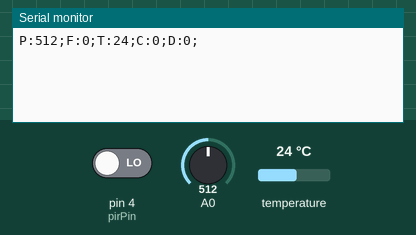
This sketch was run on a simulated Arduino Uno, built with avr-gcc and run on an emulated ATmega328P. Parts: the last lines printed to the serial monitor. Inputs (shaded band) come from the test bench; at power-on: temperature 24 °C, A0 = 512, pin 4 (pirPin) LOW.

Above: at 5.5 s.
5.6 s: temperature set to 12 °C
At 5.6 s:
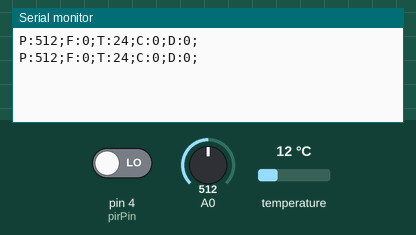
9.5 s: A0 set to 716
At 11.5 s:
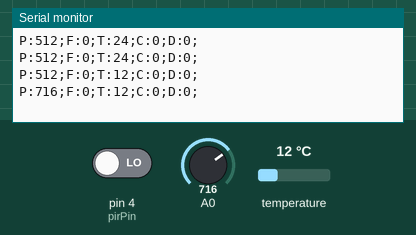
13.4 s: pin 4 (pirPin) driven HIGH
At 17.1 s:
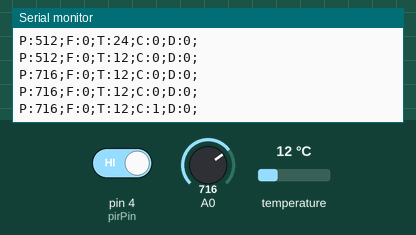
17.3 s: temperature set to 19 °C
At 20.2 s:
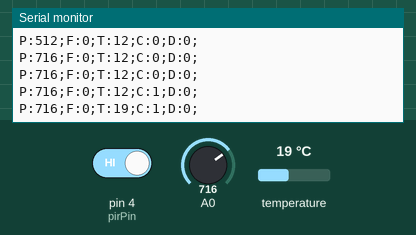
21.2 s: A0 set to 900
At 23.2 s:
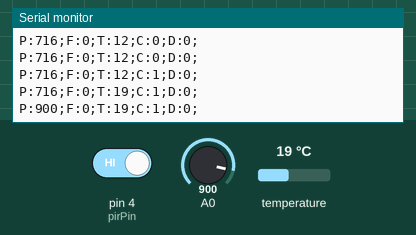
25.1 s: pin 4 (pirPin) driven LOW
At 29.0 s:
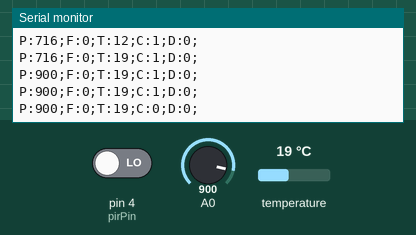
Timing chart, 0 to 30.0 s (numbered marks = the images above; inputs shaded):
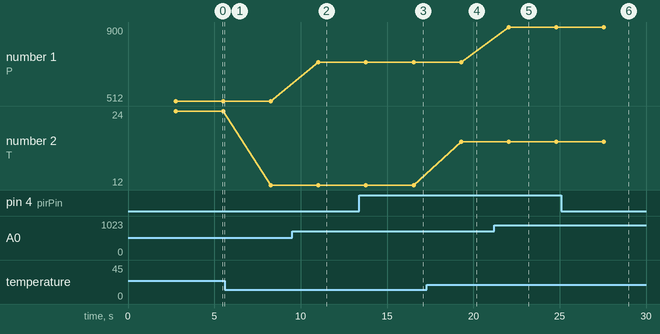

Measured:
- after the input at 9.5 s, the serial monitor: prints a new line after 1.5 s (image 2)
- after the input at 13.4 s, the serial monitor: prints a new line after 3.1 s (image 3)
- after the input at 17.3 s, the serial monitor: prints a new line after 2.0 s (image 4)
- after the input at 21.2 s, the serial monitor: prints a new line after 0.85 s (image 5)
- after the input at 25.1 s, the serial monitor: prints a new line after 2.5 s (image 6)
- plotted number 1: 512 → 716 after the input at 9.5 s, 716 → 900 after the input at 21.2 s
- plotted number 2: 24 → 12 after the input at 5.6 s, 12 → 19 after the input at 17.3 s

The sketch:

smart_home.ino
```cpp
#include <VirtualWire.h>
#include <OneWire.h>
OneWire ds(9);

#define pirPin 4 //Устанавливаем пин к которому подключен датчик движения


struct SEND_DATA_STRUCTURE{
  unsigned int device_id;
  unsigned int destination_id;
  unsigned int packet_id;
  byte command;
  int data;
};

SEND_DATA_STRUCTURE mydata;

void setup() {
  Serial.begin(9600); //Устанавливаем скорость порта
  pinMode(pirPin, INPUT); //Устанавливаем режим пина. Вход\Выход
}

void loop() { //Запускаем основной цикл
  delay(2000);
  mydata.packet_id = analogRead(A0); //Присваиваем считаное значение с Аналогового пина
  int pirVal = digitalRead(pirPin); //Присваеваем считаное значение с датчика движения

  if(pirVal == HIGH) //Если обнаружили движение
  {
    mydata.command = 1;
  }
  else //Если же движения нет
  {
    mydata.command = 0;
  }

  //DS18B20 CODE-------------
  byte data[2];
  ds.reset();
  ds.write(0xCC);
  ds.write(0x44);
  delay(750);
  ds.reset();
  ds.write(0xCC);
  ds.write(0xBE);
  data[0] = ds.read();
  data[1] = ds.read();
  int Temp = (data[1]<< 8)+data[0];
  Temp = Temp>>4;
  mydata.destination_id = Temp;


  //DS18B20 END CODE-------------
  Serial.print("P:");
  Serial.print(mydata.packet_id);
  Serial.print(";F:");
  Serial.print(mydata.device_id);
  Serial.print(";T:"); //Выводим...
  Serial.print(mydata.destination_id); //считаную информацию
  Serial.print(";C:");
  Serial.print(mydata.command);
  Serial.print(";D:");
  Serial.print(mydata.data);
  Serial.println(";");
}
```
